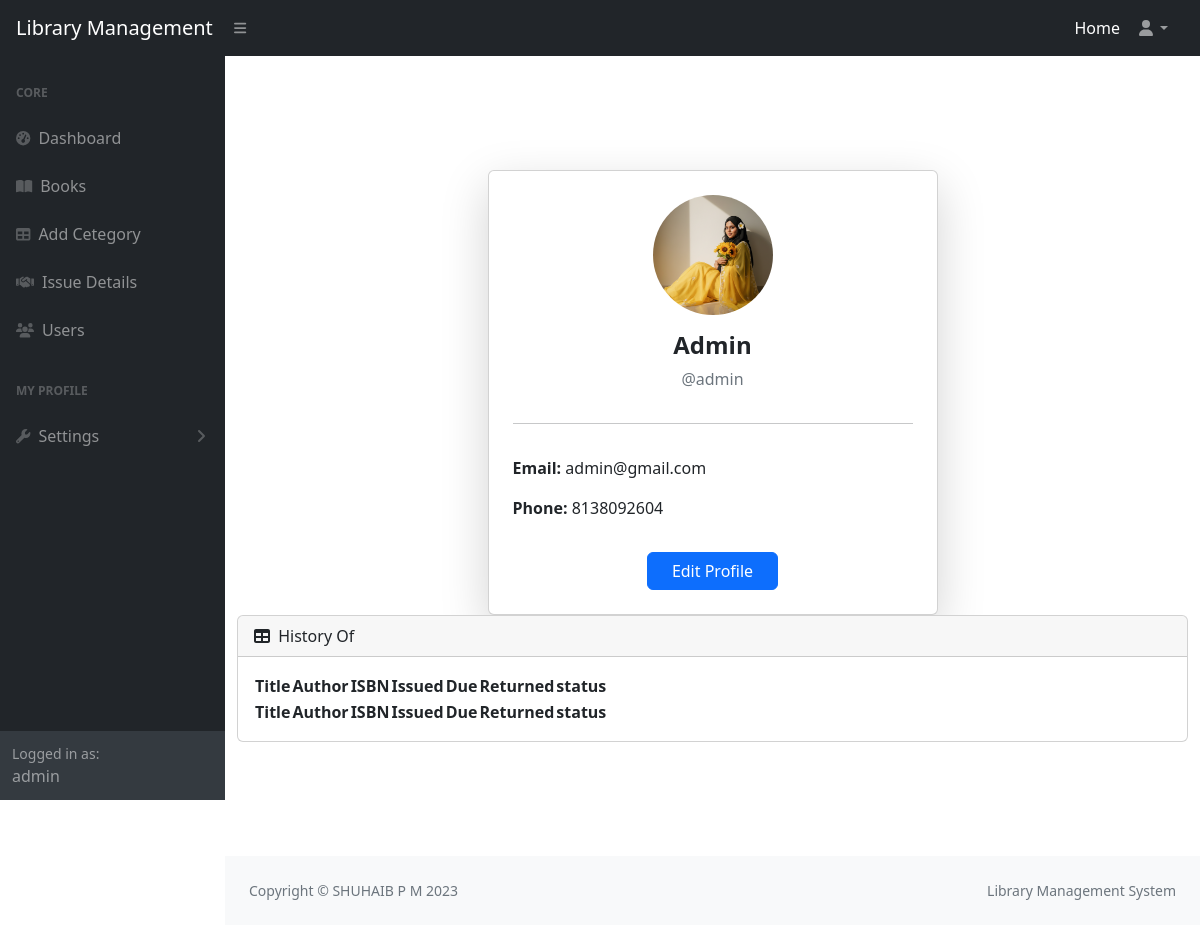
Page /profile/ (signed in) on the committed database.
### libraryApp/models.py (models this page shows, shortened)
class User(AbstractUser):
    email=models.EmailField(unique=True)
    option = (
        ('user','user'),
        ('staff','staff')
    )
    phone=models.CharField(max_length=15)
    role=models.CharField(max_length=100,choices=option,default="user")
    profile=models.ImageField(upload_to="profile",default="profile/default.jpeg",null=True,blank=True)
    otp=models.CharField(max_length=20)
    is_verified=models.BooleanField(default=False)

### libraryApp/views.py (the view)
# urls.py: path("profile/",views.ProfileView.as_view(),name="profile"),
class ProfileView(View):
    def get(self,request):
        user=request.user
        history=Issue.objects.filter(user=user)
        return render(request,"profile.html",{"user":user,"history":history})

### libraryApp/context_processor.py (called while the page is built)
def library_status(request):
    total_books = Book.objects.count()
    total_copies = Book.objects.aggregate(total=models.Sum("total_copy"))["total"] or 0
    avl_books = Book.objects.aggregate(total=models.Sum("avl_copy"))["total"] or 0
    issued_books=Issue.objects.filter(status="issued").count()
    overdue_books=Issue.objects.filter(status="overdue").count()
    return {
        "total_books": total_books,
        "total_copies": total_copies,
        "avl_books": avl_books,
        "issued_books": issued_books,
        "overdue_books": overdue_books,
    }

### libraryApp/templates/profile.html (shortened to what this page needs)
{% extends 'dashboard.html' %}
{% block main %}
<div class="d-flex flex-column w-100 vh-100 align-items-center justify-content-center">
    <div class="container mt-4">
        <div class="card shadow-lg p-4" style="max-width: 450px; margin:auto;">
            <div class="text-center">
                <img src="{{ user.profile.url }}" class="rounded-circle mb-3"
                    style="width: 120px; height:120px; object-fit: cover;">
                <h4 class="fw-bold">{{ user.first_name }}</h4>
                <p class="text-muted mb-3">@{{ user.username }}</p>
            </div>
            <hr>
            <div class="mt-3">
                <p><span class="fw-bold">Email:</span> {{ user.email }}</p>
                <p><span class="fw-bold">Phone:</span> {{ user.phone }}</p>
            </div>
            <div class="text-center mt-3">
                <a href="{% url 'profileupdate' user.id%}" class="btn btn-primary px-4">
                    Edit Profile
                </a>
            </div>
        </div>
        <div id="section-table" class="card mb-4">
            <div class="card-header">
                <i class="fas fa-table me-1"></i>
                History Of {{issue.user}}
            </div>
            <div class="card-body">
                <table id="datatablesSimple" class="datatable">
                    <thead>
                        <tr>
                            <th>Title</th>
                            <th>Author</th>
                            <th>ISBN</th>
                            <th>Issued</th>
                            <th>Due</th>
                            <th>Returned</th>
                            <th>status</th>
                        </tr>
                    </thead>
                    <tfoot>
                        <tr>
                            <th>Title</th>
                            <th>Author</th>
                            <th>ISBN</th>
                            <th>Issued</th>
                            <th>Due</th>
                            <th>Returned</th>
                            <th>status</th>
                        </tr>
                    </tfoot>
                </table>
            </div>
        </div>
    </div>
</div>
{% endblock %}

### libraryApp/templates/dashboard.html (shortened to what this page needs)
{% load static %}
<!DOCTYPE html>
<html lang="en">
<head>
    <link href="https://cdn.jsdelivr.net/npm/simple-datatables@7.1.2/dist/style.min.css" rel="stylesheet" />
    <link href="{% static 'css/styles.css' %}" rel="stylesheet" />
</head>
<body class="sb-nav-fixed">
    <nav class="sb-topnav navbar navbar-expand navbar-dark bg-dark">
        <a class="navbar-brand ps-3" href="#">Library Management</a>
        <button class="btn btn-link btn-sm order-1 order-lg-0 me-4 me-lg-0" id="sidebarToggle" href="#!"><i
                class="fas fa-bars"></i></button>
        <ul class="navbar-nav ms-auto ms-md-0 me-3 me-lg-4">
            <li class="nav-item"><a class="nav-link active" aria-current="page" href="{% url 'home' %}">Home</a></li>
            <li class="nav-item dropdown">
                <a class="nav-link dropdown-toggle" id="navbarDropdown" href="#" role="button" data-bs-toggle="dropdown"
                    aria-expanded="false"><i class="fas fa-user fa-fw"></i></a>
            </li>
        </ul>
    </nav>
    <div id="layoutSidenav">
        <div id="layoutSidenav_nav">
            <nav class="sb-sidenav accordion sb-sidenav-dark" id="sidenavAccordion">
                <div class="sb-sidenav-menu">
                    <div class="nav">
                        <div class="sb-sidenav-menu-heading">Core</div>
                        <a class="nav-link" href="{% url 'dashboard' %}">
                            <div class="sb-nav-link-icon"><i class="fas fa-tachometer-alt"></i></div>
                            Dashboard
                        </a>
                        <a class="nav-link" href="{% url 'book' %}">
                            <div class="sb-nav-link-icon"><i class="fas fa-book-open"></i></div>
                            Books
                        </a>
                        <a class="nav-link" href="{% url 'category' %}">
                            <div class="sb-nav-link-icon"><i class="fas fa-table"></i></div>
                            Add Cetegory
                        </a>
                        <a class="nav-link" href="{% url 'issue' %}">
                            <div class="sb-nav-link-icon"><i class="fa fa-handshake"></i></div>
                            Issue Details
                        </a>
                        <a class="nav-link" href="{% url 'user' %}">
                            <div class="sb-nav-link-icon"><i class="fas fa-users"></i></div>
                            Users
                        </a>
                        <div class="sb-sidenav-menu-heading">My Profile</div>
                        <a class="nav-link collapsed" href="#" data-bs-toggle="collapse"
                            data-bs-target="#collapseLayouts" aria-expanded="false" aria-controls="collapseLayouts">
                            <div class="sb-nav-link-icon"><i class="fas fa-wrench"></i></div>
                            Settings
                            <div class="sb-sidenav-collapse-arrow"><i class="fas fa-angle-down"></i></div>
                        </a>
                    </div>
                </div>
                <div class="sb-sidenav-footer">
                    <div class="small">Logged in as:</div>
                    {{request.user}}
                </div>
            </nav>
        </div>
        <div id="layoutSidenav_content">
            <main>
                {% block main %}{% endblock %}
            </main>
            <footer class="py-4 bg-light mt-auto">
                <div class="container-fluid px-4">
                    <div class="d-flex align-items-center justify-content-between small">
                        <div class="text-muted">Copyright &copy; SHUHAIB P M 2023</div>
                        <div class="text-muted">
                            Library Management System
                        </div>
                    </div>
                </div>
            </footer>
        </div>
    </div>
</body>
</html>

### rows in the picture
User: user "admin", profile (picture), first_name "Admin", username "admin", email "admin@gmail.com", phone "8138092604"
